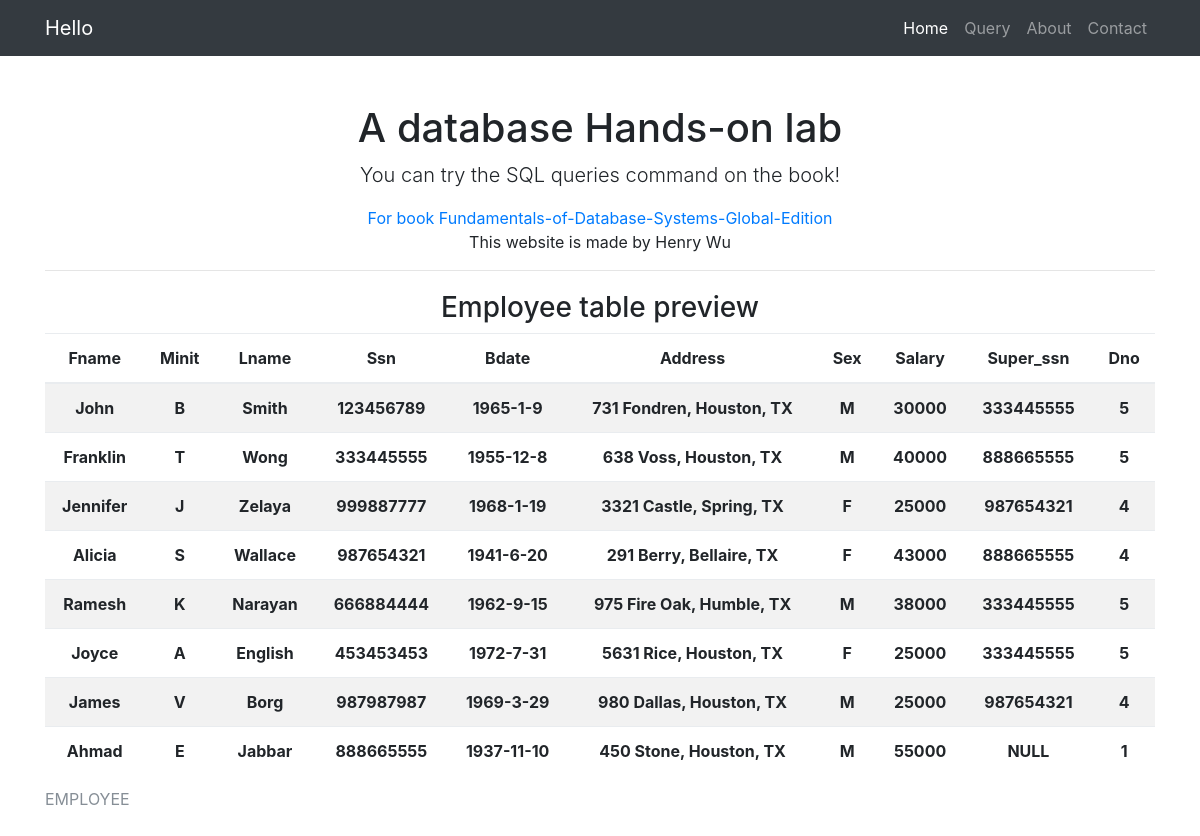
The page / on the database its author committed.
### tables this page shows
CREATE TABLE EMPLOYEE (
	Fname		VARCHAR(15)	NOT NULL,
	Minit		CHAR,
	Lname		VARCHAR(15)	NOT NULL,
	Ssn 		CHAR(9) 	NOT NULL,
	Bdate		DATE,
	Address		VARCHAR(30),
	Sex			CHAR,
	Salary		DECIMAL(10,2),
	Super_ssn	CHAR(9),
	Dno			INT			NOT NULL,
	CONSTRAINT Employee_PrimaryKey
		PRIMARY KEY (Ssn),
	CONSTRAINT Employee_SUPER_ForiegnKey
		FOREIGN KEY (Super_ssn) REFERENCES EMPLOYEE(Ssn)
			ON DELETE SET NULL ON UPDATE CASCADE,
	CONSTRAINT Employee_DEPT_ForiegnKey
		FOREIGN KEY(Dno) REFERENCES DEPARTMENT(Dnumber)
			ON DELETE SET DEFAULT ON UPDATE CASCADE
);

### app.py (the view)
@app.route('/')
def index():
	db = get_db()
	cursor = db.execute(
		'SELECT * FROM EMPLOYEE'
	).fetchall()
	employees = []
	for row in cursor:
		employees.append({
			'Fname': row[0],
			'Minit': row[1],
			'Lname': row[2],
			'Ssn': row[3],
			'Bdate': row[4],
			'Address': row[5],
			'Sex': row[6],
			'Salary': row[7],
			'Super_ssn': row[8],
			'Dno': row[9],
		})
	if not employees:
		err_msg = "<p>There are something wrong in database, please Contact me</p>"
		return err_msg, 404
	return render_template (
		'index.html',
		employees = employees
	)

### app.py (called while the page is built)
def get_db():
	db = getattr(g, '_database ', None)
	if db is None:
		db = g._database  = sqlite3.connect(SQLITE_DB_PATH)
		db.execute("PRAGMA foreign_keys = ON")
	return db

@app.teardown_request
def teardown_request(exception):
	if hasattr(g, '_database '):
		g.db.close()

### templates/index.html
{% extends "base.html" %}
{% set active_page = "home" %}
{% block headcontent %}
<h1 class="mt-5">A database Hands-on lab</h1>
<p class="lead">You can try the SQL queries command on the book!</p>
{% endblock headcontent %}
{% block tablecontent %}
<h3 class="mt-1">Employee table preview</h3>
<table class="table table-striped">
  <caption>EMPLOYEE</caption>
  <thead>
    <tr>
      <th>Fname</th>
      <th>Minit</th>
      <th>Lname</th>
      <th>Ssn</th>
      <th>Bdate</th>
      <th>Address</th>
      <th>Sex</th>
      <th>Salary</th>
      <th>Super_ssn</th>
      <th>Dno</th>
    </tr>
  </thead>
  <tbody>
    {% for employee in employees %}
    <tr>
      <th>{{ employee.Fname }}</th>
      <th>{{ employee.Minit }}</th>
      <th>{{ employee.Lname }}</th>
      <th>{{ employee.Ssn }}</th>
      <th>{{ employee.Bdate }}</th>
      <th>{{ employee.Address }}</th>
      <th>{{ employee.Sex }}</th>
      <th>{{ employee.Salary }}</th>
      <th>{{ employee.Super_ssn }}</th>
      <th>{{ employee.Dno }}</th>
    </tr>
    {% endfor %}
  </tbody>
</table>
{% endblock tablecontent %}

### templates/base.html (shortened to what this page needs)
<!DOCTYPE html>
<html lang="en">
  <head>
    <link async href="../static/vendor/bootstrap/css/bootstrap.min.css" rel="stylesheet">
  </head>
  <body>
    <nav class="navbar navbar-expand-lg navbar-dark bg-dark fixed-top">
      <div class="container">
        <a class="navbar-brand" href="/">Hello</a>
        <div class="collapse navbar-collapse" id="navbarResponsive">
          {% set navigation_bar = [
              ('/', 'home', 'Home'),
              ('/query', 'query', 'Query'),
              ('/about', 'about', 'About'),
              ('/contact', 'contact', 'Contact'),
          ] -%}
          <ul class="navbar-nav ml-auto">
          {% set active_page = active_page|default('home') -%}
          {% for href, id, caption in navigation_bar %}
              <li{% if id == active_page %}
                  class="nav-item active"
                  {% else %}
                  class="nav-item"
                  {% endif%}>
                  <a class="nav-link" href="{{ href|e }}">{{ caption|e }}</a>
              </li>
          {% endfor %}
          </ul>
        </div>
      </div>
    </nav>
    <div class="container">
      <div class="row">
        <div class="col-lg-12 text-center">
          {% block headcontent %}{% endblock headcontent %}
          <ul class="list-unstyled">
            <li><a target="_blank" href="http://catalogue.pearsoned.co.uk/educator/product/Fundamentals-of-Database-Systems-Global-Edition/9781292097619.page">For book Fundamentals-of-Database-Systems-Global-Edition</a></li>
            <li>This website is made by Henry Wu</li>
          </ul>
          <HR>
          <div class="table-responsive">
          {% block tablecontent %}{% endblock tablecontent %}
          </div>
        </div>
      </div>
    </div>
  </body>
</html>

### templates/base.html (style rules this page uses)
body { padding-top: 54px; }
@media (min-width: 992px) { body { padding-top: 56px; } }

### rows shown on the page
EMPLOYEE: Fname "John", Minit "B", Lname "Smith", Ssn "123456789", Bdate "1965-1-9", Address "731 Fondren, Houston, TX", Sex "M", Salary "30000", Super_ssn "333445555", Dno "5"
EMPLOYEE: Fname "Franklin", Minit "T", Lname "Wong", Ssn "333445555", Bdate "1955-12-8", Address "638 Voss, Houston, TX", Sex "M", Salary "40000", Super_ssn "888665555", Dno "5"
EMPLOYEE: Fname "Jennifer", Minit "J", Lname "Zelaya", Ssn "999887777", Bdate "1968-1-19", Address "3321 Castle, Spring, TX", Sex "F", Salary "25000", Super_ssn "987654321", Dno "4"
EMPLOYEE: Fname "Alicia", Minit "S", Lname "Wallace", Ssn "987654321", Bdate "1941-6-20", Address "291 Berry, Bellaire, TX", Sex "F", Salary "43000", Super_ssn "888665555", Dno "4"
EMPLOYEE: Fname "Ramesh", Minit "K", Lname "Narayan", Ssn "666884444", Bdate "1962-9-15", Address "975 Fire Oak, Humble, TX", Sex "M", Salary "38000", Super_ssn "333445555", Dno "5"
EMPLOYEE: Fname "Joyce", Minit "A", Lname "English", Ssn "453453453", Bdate "1972-7-31", Address "5631 Rice, Houston, TX", Sex "F", Salary "25000", Super_ssn "333445555", Dno "5"
EMPLOYEE: Fname "James", Minit "V", Lname "Borg", Ssn "987987987", Bdate "1969-3-29", Address "980 Dallas, Houston, TX", Sex "M", Salary "25000", Super_ssn "987654321", Dno "4"
EMPLOYEE: Fname "Ahmad", Minit "E", Lname "Jabbar", Ssn "888665555", Bdate "1937-11-10", Address "450 Stone, Houston, TX", Sex "M", Salary "55000", Super_ssn "NULL", Dno "1"

### other values the page prints
{{ caption|e }} "Home" "Query" "About" "Contact"
